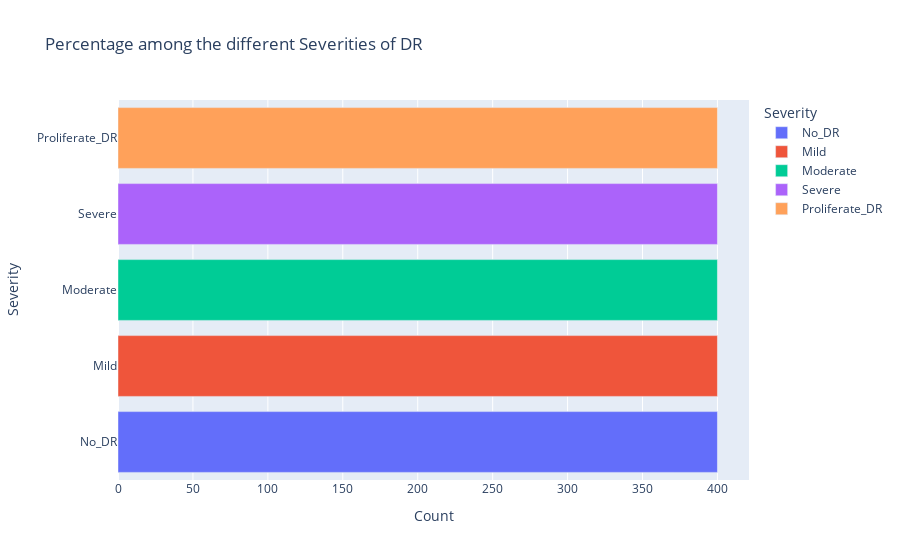

Write notebook code for a chart like this one.
### Code cell
import plotly.express as px

Class_series = pd.Series(balanced_df['Label'])
lis = ["No_DR", "Mild", "Moderate", "Severe", "Proliferate_DR"]

DR_or_not = Class_series.value_counts().tolist()

data = {'Severity': lis, 'Count': DR_or_not}
df_plot = pd.DataFrame(data)

fig = px.bar(df_plot, x='Count', y='Severity', orientation='h',
             color='Severity',
             title='Percentage among the different Severities of DR')
fig.update_layout(yaxis={'categoryorder': 'total ascending'})  
fig.show()

### Figure 1 — Plotly figure (JSON) as saved in the notebook; plotly's stock layout.template omitted (floating-point values rounded to 4 significant figures)
{"data": [{"alignmentgroup": "True", "hovertemplate": "Severity=%{y}<br>Count=%{x}<extra></extra>", "legendgroup": "No_DR", "marker": {"color": "#636efa", "pattern": {"shape": ""}}, "name": "No_DR", "offsetgroup": "No_DR", "orientation": "h", "showlegend": true, "textposition": "auto", "type": "bar", "x": [400], "xaxis": "x", "y": ["No_DR"], "yaxis": "y"}, {"alignmentgroup": "True", "hovertemplate": "Severity=%{y}<br>Count=%{x}<extra></extra>", "legendgroup": "Mild", "marker": {"color": "#EF553B", "pattern": {"shape": ""}}, "name": "Mild", "offsetgroup": "Mild", "orientation": "h", "showlegend": true, "textposition": "auto", "type": "bar", "x": [400], "xaxis": "x", "y": ["Mild"], "yaxis": "y"}, {"alignmentgroup": "True", "hovertemplate": "Severity=%{y}<br>Count=%{x}<extra></extra>", "legendgroup": "Moderate", "marker": {"color": "#00cc96", "pattern": {"shape": ""}}, "name": "Moderate", "offsetgroup": "Moderate", "orientation": "h", "showlegend": true, "textposition": "auto", "type": "bar", "x": [400], "xaxis": "x", "y": ["Moderate"], "yaxis": "y"}, {"alignmentgroup": "True", "hovertemplate": "Severity=%{y}<br>Count=%{x}<extra></extra>", "legendgroup": "Severe", "marker": {"color": "#ab63fa", "pattern": {"shape": ""}}, "name": "Severe", "offsetgroup": "Severe", "orientation": "h", "showlegend": true, "textposition": "auto", "type": "bar", "x": [400], "xaxis": "x", "y": ["Severe"], "yaxis": "y"}, {"alignmentgroup": "True", "hovertemplate": "Severity=%{y}<br>Count=%{x}<extra></extra>", "legendgroup": "Proliferate_DR", "marker": {"color": "#FFA15A", "pattern": {"shape": ""}}, "name": "Proliferate_DR", "offsetgroup": "Proliferate_DR", "orientation": "h", "showlegend": true, "textposition": "auto", "type": "bar", "x": [400], "xaxis": "x", "y": ["Proliferate_DR"], "yaxis": "y"}], "layout": {"barmode": "relative", "legend": {"title": {"text": "Severity"}, "tracegroupgap": 0}, "title": {"text": "Percentage among the different Severities of DR"}, "xaxis": {"anchor": "y", "domain": [0, 1], "title": {"text": "Count"}}, "yaxis": {"anchor": "x", "categoryarray": ["Proliferate_DR", "Severe", "Moderate", "Mild", "No_DR"], "categoryorder": "total ascending", "domain": [0, 1], "title": {"text": "Severity"}}}}
